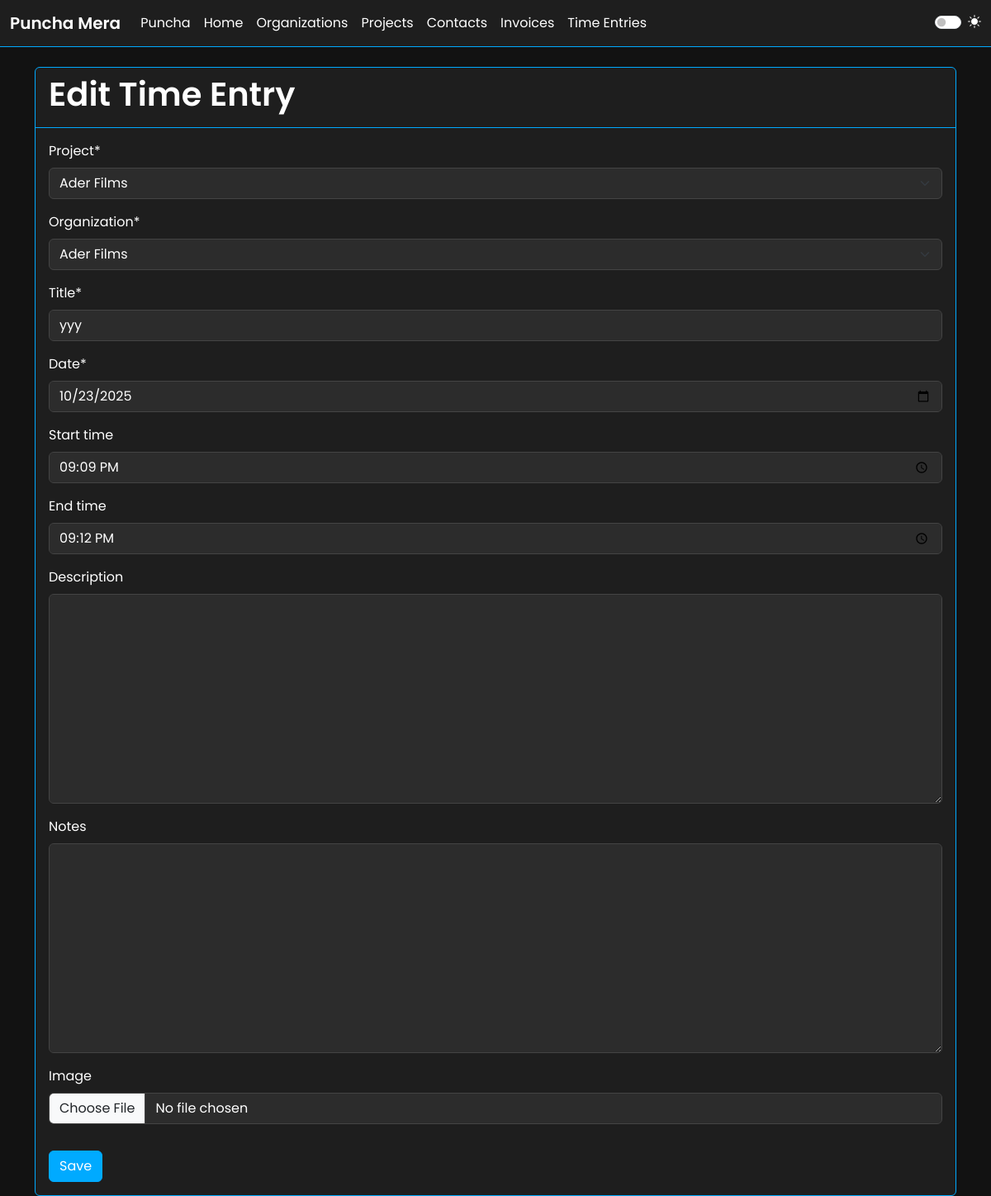
Page /time-entries/1/edit/ (signed in) on the committed database.
### time_entries/models.py (models this page shows, shortened)
class TimeEntry(models.Model):
    project = models.ForeignKey(Project, on_delete=models.CASCADE)
    user = models.ForeignKey(CustomUser, on_delete=models.CASCADE)
    organization = models.ForeignKey(Organization, on_delete=models.CASCADE, null=True)
    title = models.CharField(max_length=255)
    date = models.DateField()
    start_time = models.TimeField(null=True, blank=True)
    end_time = models.TimeField(null=True, blank=True)
    description = models.TextField(blank=True)
    notes = models.TextField(blank=True)
    image = models.ImageField(upload_to='time_entry_images/', blank=True, null=True)
    pause_duration = models.DurationField(default=datetime.timedelta(0))

### time_entries/views.py (the view)
# urls.py: path('<int:pk>/edit/', views.TimeEntryUpdateView.as_view(), name='time_entry-update'),
class TimeEntryUpdateView(OrganizationPermissionMixin, UpdateView):
    model = TimeEntry
    form_class = TimeEntryForm
    template_name = 'time_entries/time_entry_form.html'
    success_url = reverse_lazy('time_entries:time_entry-list')

### time_entries/forms.py
class TimeEntryForm(forms.ModelForm):
    class Meta:
        model = TimeEntry
        fields = ['project', 'organization', 'title', 'date', 'start_time', 'end_time', 'description', 'notes', 'image']
        widgets = {
            'date': forms.DateInput(attrs={'type': 'date'}),
            'start_time': forms.TimeInput(attrs={'type': 'time'}),
            'end_time': forms.TimeInput(attrs={'type': 'time'}),
        }

### accounts/models.py (called while the page is built)
    def __str__(self):
        return self.name

### projects/mixins.py (called while the page is built)
    def get_queryset(self):
        queryset = super().get_queryset()
        user = self.request.user
        if not user.is_authenticated:
            return queryset.none()
        try:
            membership = Membership.objects.get(user=user)
            organization = membership.organization
            queryset = queryset.filter(organization=organization)
        except Membership.DoesNotExist:
            queryset = queryset.none()
        return queryset

### projects/models.py (called while the page is built)
    def __str__(self):
        return self.name

### templates/time_entries/time_entry_form.html (shortened to what this page needs)
{% extends 'base.html' %}
{% load crispy_forms_tags %}
{% block content %}
  <div class="card">
    <div class="card-header">
      <h1 class="card-title">{% if object %}Edit Time Entry{% else %}New Time Entry{% endif %}</h1>
    </div>
    <div class="card-body">
      <form method="post" enctype="multipart/form-data">
        {{ form|crispy }}
        <button type="submit" class="btn btn-primary mt-3">Save</button>
      </form>
    </div>
  </div>
{% endblock %}

### static/css/style.css (style rules this page uses)
:root { --primary-color: #6a5acd; --secondary-color: #f0f8ff; --dark-color: #333; --light-color: #f4f4f4; --font-family: 'Poppins', sans-serif; }
body { font-family: var(--font-family); background-color: var(--light-color); color: var(--dark-color); }
.btn-primary { background-color: var(--primary-color); border-color: var(--primary-color); }
h1, h2, h3, h4, h5, h6 { font-weight: 600; }

### static/css/theme.css (style rules this page uses)
:root { --primary-color: #00aaff; --secondary-color: #00ffaa; --background-color: #121212; --surface-color: #1e1e1e; --text-color: #ffffff; --text-secondary-color: #aaaaaa; --input-bg-color: #2c2c2c; --input-border-color: #444; --bs-table-color: var(--text-color); --bs-table-bg: var(--surface-color); --bs-table-striped-color: var(--text-color); }
body { background-color: var(--background-color); color: var(--text-color); }
.btn-primary { background-color: var(--primary-color); border-color: var(--primary-color); }
.card { background-color: var(--surface-color); border: 1px solid var(--primary-color); }
.card-header { border-bottom: 1px solid var(--primary-color); }
.card-body { color: var(--text-color); }
.card-title { color: var(--text-color); }
.form-control, .form-select { background-color: var(--input-bg-color); color: var(--text-color); border-color: var(--input-border-color); }

### rows in the picture
TimeEntry: project "Ader Films", organization "Ader Films", title "yyy", date "10/23/2025", start_time "21:09:00", end_time "21:12:00"
